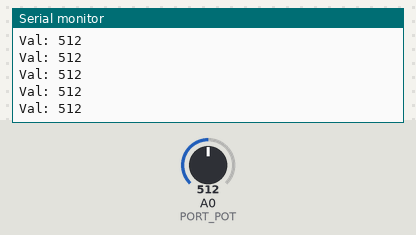
The sketch below on a simulated Arduino Uno, built with avr-gcc and run on an emulated ATmega328P. Shown: the last lines printed to the serial monitor. The inputs (shaded band) are chosen by the test bench; at power-on: A0 (PORT_POT) = 512.

Above: at 1.2 s.
1.3 s: A0 (PORT_POT) set to 993
At 1.8 s:
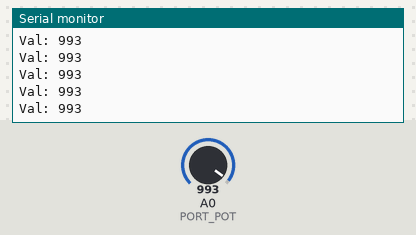
2.8 s: A0 (PORT_POT) set to 1008
At 3.7 s:
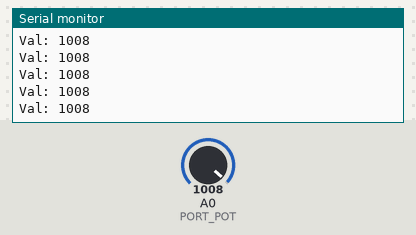
Timing chart, 0 to 5.8 s (numbered marks = the images above; inputs shaded):
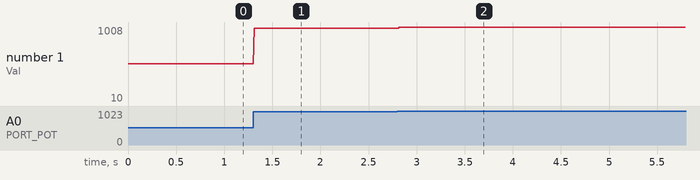

The sketch:

PotMeter.ino
```cpp
int PORT_POT = A0;

void setup() {
  // put your setup code here, to run once:
  Serial.begin(9600);
  pinMode(PORT_POT, INPUT);
}

void loop() {
  // put your main code here, to run repeatedly:
  int analogVal = analogRead(PORT_POT);
  Serial.print("Val: ");
  Serial.print(analogVal);
  Serial.println("");
  delay(10);
}
```

Measured:
- after the input at 1.3 s, the serial monitor: prints a new line at once (image 1)
- after the input at 2.8 s, the serial monitor: prints a new line at once (image 2)
- plotted number 1: 512 → 993 after the input at 1.3 s, 993 → 10 after the input at 2.8 s
